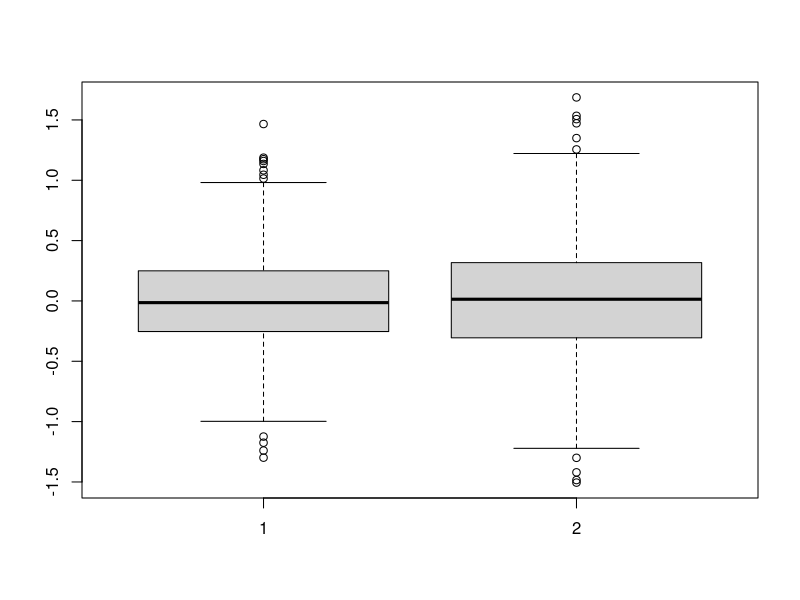

This figure's R source:
boo <- function(N) {
  COUNT = 1000
  means = 1:COUNT
  medians = 1:COUNT
  
  
  for (i in 1:COUNT) {
    sample_norm <- rnorm(N, mean = 0, sd = 2.1) # N ???
    
    means[i]  <- mean(sample_norm)
    medians[i] <- median(sample_norm)
  }
  
  boxplot(means, medians)
}

boo(30)
#boo(1000)

N = 30
N = 1000